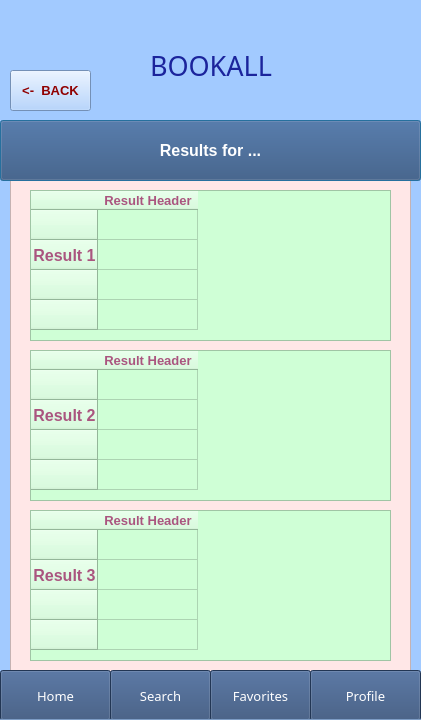
<?xml version="1.0" encoding="UTF-8"?>
<ui version="4.0">
 <class>Dialog</class>
 <widget class="QDialog" name="Dialog">
  <property name="geometry">
   <rect>
    <x>0</x>
    <y>0</y>
    <width>421</width>
    <height>720</height>
   </rect>
  </property>
  <property name="windowTitle">
   <string>Dialog</string>
  </property>
  <widget class="QScrollArea" name="scrollArea">
   <property name="geometry">
    <rect>
     <x>-1</x>
     <y>-1</y>
     <width>431</width>
     <height>721</height>
    </rect>
   </property>
   <property name="styleSheet">
    <string notr="true">background-color: rgb(162, 202, 255);
color: rgb(27, 36, 156);</string>
   </property>
   <property name="widgetResizable">
    <bool>true</bool>
   </property>
   <widget class="QWidget" name="scrollAreaWidgetContents">
    <property name="geometry">
     <rect>
      <x>0</x>
      <y>0</y>
      <width>429</width>
      <height>719</height>
     </rect>
    </property>
    <widget class="QListWidget" name="listWidget">
     <property name="geometry">
      <rect>
       <x>10</x>
       <y>140</y>
       <width>401</width>
       <height>571</height>
      </rect>
     </property>
     <property name="styleSheet">
      <string notr="true">background-color: rgb(255, 231, 231);</string>
     </property>
    </widget>
    <widget class="QLabel" name="BOOKALL_3">
     <property name="geometry">
      <rect>
       <x>150</x>
       <y>40</y>
       <width>171</width>
       <height>51</height>
      </rect>
     </property>
     <property name="font">
      <font>
       <family>Forte</family>
       <pointsize>20</pointsize>
       <weight>50</weight>
       <bold>false</bold>
      </font>
     </property>
     <property name="styleSheet">
      <string notr="true">background-color: rgb(162, 202, 255);
color: rgb(27, 36, 156);

</string>
     </property>
     <property name="text">
      <string>BOOKALL</string>
     </property>
    </widget>
    <widget class="QPushButton" name="Ptiseis_4">
     <property name="geometry">
      <rect>
       <x>0</x>
       <y>120</y>
       <width>421</width>
       <height>61</height>
      </rect>
     </property>
     <property name="font">
      <font>
       <pointsize>12</pointsize>
       <weight>75</weight>
       <bold>true</bold>
      </font>
     </property>
     <property name="styleSheet">
      <string notr="true">background-color: rgb(0, 170, 255);
background-color: rgb(48, 76, 118);
color: rgb(255, 255, 255);</string>
     </property>
     <property name="text">
      <string>Results for ...</string>
     </property>
    </widget>
    <widget class="QPushButton" name="pushButton_3">
     <property name="geometry">
      <rect>
       <x>10</x>
       <y>70</y>
       <width>81</width>
       <height>41</height>
      </rect>
     </property>
     <property name="font">
      <font>
       <pointsize>10</pointsize>
       <weight>75</weight>
       <bold>true</bold>
      </font>
     </property>
     <property name="styleSheet">
      <string notr="true">color: rgb(144, 0, 0);</string>
     </property>
     <property name="text">
      <string>&lt;-  BACK</string>
     </property>
    </widget>
    <widget class="QPushButton" name="HomeScreenButton">
     <property name="geometry">
      <rect>
       <x>0</x>
       <y>670</y>
       <width>111</width>
       <height>51</height>
      </rect>
     </property>
     <property name="font">
      <font>
       <family>Arial Rounded MT Bold</family>
       <pointsize>10</pointsize>
       <weight>50</weight>
       <bold>false</bold>
      </font>
     </property>
     <property name="styleSheet">
      <string notr="true">background-color: rgb(0, 170, 255);
background-color: rgb(48, 76, 118);
color: rgb(255, 255, 255);</string>
     </property>
     <property name="text">
      <string>Home</string>
     </property>
     <property name="default">
      <bool>false</bool>
     </property>
     <property name="flat">
      <bool>false</bool>
     </property>
    </widget>
    <widget class="QPushButton" name="FavoritesButton">
     <property name="geometry">
      <rect>
       <x>210</x>
       <y>670</y>
       <width>101</width>
       <height>51</height>
      </rect>
     </property>
     <property name="font">
      <font>
       <family>Arial Rounded MT Bold</family>
       <pointsize>10</pointsize>
       <weight>50</weight>
       <bold>false</bold>
      </font>
     </property>
     <property name="styleSheet">
      <string notr="true">background-color: rgb(0, 170, 255);
background-color: rgb(48, 76, 118);
color: rgb(255, 255, 255);</string>
     </property>
     <property name="text">
      <string>Favorites</string>
     </property>
     <property name="default">
      <bool>false</bool>
     </property>
     <property name="flat">
      <bool>false</bool>
     </property>
    </widget>
    <widget class="QPushButton" name="SearchButton">
     <property name="geometry">
      <rect>
       <x>110</x>
       <y>670</y>
       <width>101</width>
       <height>51</height>
      </rect>
     </property>
     <property name="font">
      <font>
       <family>Arial Rounded MT Bold</family>
       <pointsize>10</pointsize>
       <weight>50</weight>
       <bold>false</bold>
      </font>
     </property>
     <property name="styleSheet">
      <string notr="true">background-color: rgb(0, 170, 255);
background-color: rgb(48, 76, 118);
color: rgb(255, 255, 255);</string>
     </property>
     <property name="text">
      <string>Search</string>
     </property>
     <property name="default">
      <bool>false</bool>
     </property>
     <property name="flat">
      <bool>false</bool>
     </property>
    </widget>
    <widget class="QPushButton" name="ProfileButton">
     <property name="geometry">
      <rect>
       <x>310</x>
       <y>670</y>
       <width>111</width>
       <height>51</height>
      </rect>
     </property>
     <property name="font">
      <font>
       <family>Arial Rounded MT Bold</family>
       <pointsize>10</pointsize>
       <weight>50</weight>
       <bold>false</bold>
      </font>
     </property>
     <property name="styleSheet">
      <string notr="true">background-color: rgb(0, 170, 255);
background-color: rgb(48, 76, 118);
color: rgb(255, 255, 255);</string>
     </property>
     <property name="text">
      <string>Profile</string>
     </property>
     <property name="default">
      <bool>false</bool>
     </property>
     <property name="flat">
      <bool>false</bool>
     </property>
    </widget>
    <widget class="QTableWidget" name="tableWidget">
     <property name="geometry">
      <rect>
       <x>30</x>
       <y>190</y>
       <width>361</width>
       <height>151</height>
      </rect>
     </property>
     <property name="maximumSize">
      <size>
       <width>371</width>
       <height>471</height>
      </size>
     </property>
     <property name="font">
      <font>
       <pointsize>12</pointsize>
      </font>
     </property>
     <property name="styleSheet">
      <string notr="true">background-color: rgb(207, 255, 214);
color: rgb(170, 85, 127);</string>
     </property>
     <row>
      <property name="text">
       <string/>
      </property>
     </row>
     <row>
      <property name="text">
       <string>Result 1</string>
      </property>
      <property name="font">
       <font>
        <pointsize>12</pointsize>
        <weight>75</weight>
        <bold>true</bold>
       </font>
      </property>
      <property name="textAlignment">
       <set>AlignCenter</set>
      </property>
     </row>
     <row>
      <property name="text">
       <string/>
      </property>
     </row>
     <row>
      <property name="text">
       <string/>
      </property>
     </row>
     <column>
      <property name="text">
       <string>Result Header</string>
      </property>
      <property name="font">
       <font>
        <pointsize>10</pointsize>
        <weight>75</weight>
        <bold>true</bold>
       </font>
      </property>
     </column>
    </widget>
    <widget class="QTableWidget" name="tableWidget2">
     <property name="geometry">
      <rect>
       <x>30</x>
       <y>350</y>
       <width>361</width>
       <height>151</height>
      </rect>
     </property>
     <property name="maximumSize">
      <size>
       <width>371</width>
       <height>471</height>
      </size>
     </property>
     <property name="font">
      <font>
       <pointsize>12</pointsize>
      </font>
     </property>
     <property name="styleSheet">
      <string notr="true">background-color: rgb(207, 255, 214);
color: rgb(170, 85, 127);</string>
     </property>
     <row>
      <property name="text">
       <string/>
      </property>
     </row>
     <row>
      <property name="text">
       <string>Result 2</string>
      </property>
      <property name="font">
       <font>
        <pointsize>12</pointsize>
        <weight>75</weight>
        <bold>true</bold>
       </font>
      </property>
      <property name="textAlignment">
       <set>AlignCenter</set>
      </property>
     </row>
     <row>
      <property name="text">
       <string/>
      </property>
     </row>
     <row>
      <property name="text">
       <string/>
      </property>
     </row>
     <column>
      <property name="text">
       <string>Result Header</string>
      </property>
      <property name="font">
       <font>
        <pointsize>10</pointsize>
        <weight>75</weight>
        <bold>true</bold>
       </font>
      </property>
     </column>
    </widget>
    <widget class="QTableWidget" name="tableWidget3">
     <property name="geometry">
      <rect>
       <x>30</x>
       <y>510</y>
       <width>361</width>
       <height>151</height>
      </rect>
     </property>
     <property name="maximumSize">
      <size>
       <width>371</width>
       <height>471</height>
      </size>
     </property>
     <property name="font">
      <font>
       <pointsize>12</pointsize>
      </font>
     </property>
     <property name="styleSheet">
      <string notr="true">background-color: rgb(207, 255, 214);
color: rgb(170, 85, 127);</string>
     </property>
     <row>
      <property name="text">
       <string/>
      </property>
     </row>
     <row>
      <property name="text">
       <string>Result 3</string>
      </property>
      <property name="font">
       <font>
        <pointsize>12</pointsize>
        <weight>75</weight>
        <bold>true</bold>
       </font>
      </property>
      <property name="textAlignment">
       <set>AlignCenter</set>
      </property>
     </row>
     <row>
      <property name="text">
       <string/>
      </property>
     </row>
     <row>
      <property name="text">
       <string/>
      </property>
     </row>
     <column>
      <property name="text">
       <string>Result Header</string>
      </property>
      <property name="font">
       <font>
        <pointsize>10</pointsize>
        <weight>75</weight>
        <bold>true</bold>
       </font>
      </property>
     </column>
    </widget>
    <zorder>listWidget</zorder>
    <zorder>ProfileButton</zorder>
    <zorder>BOOKALL_3</zorder>
    <zorder>Ptiseis_4</zorder>
    <zorder>pushButton_3</zorder>
    <zorder>FavoritesButton</zorder>
    <zorder>SearchButton</zorder>
    <zorder>HomeScreenButton</zorder>
    <zorder>tableWidget</zorder>
    <zorder>tableWidget2</zorder>
    <zorder>tableWidget3</zorder>
   </widget>
  </widget>
 </widget>
 <resources/>
 <connections/>
</ui>
